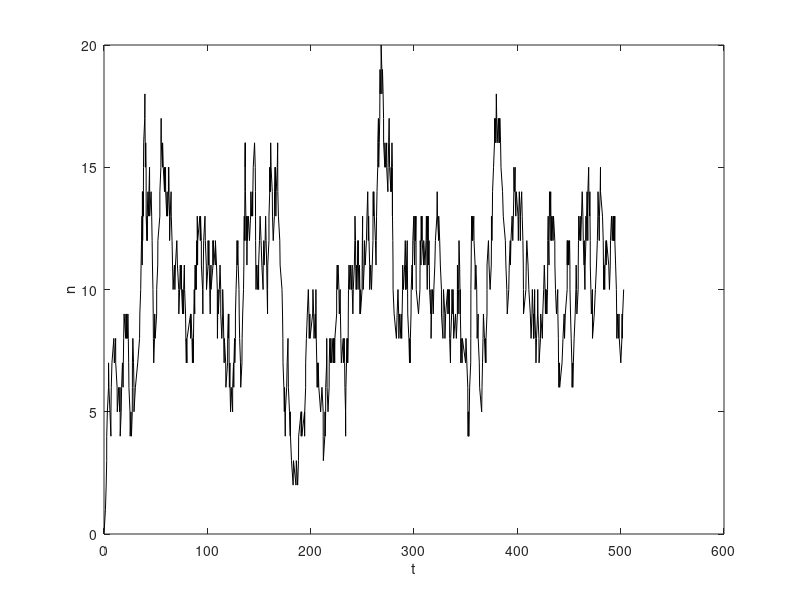

MATLAB code for this plot:
%%%%%%%%%%%
%
% In this example, I will show a simple implementation of the Gillespie
% algorithm. The example we will work on is a birth/death, or creation
% destruction, process. Two things can happen:
% 1 - the creation of a molecule/particle
% 2 - the destruction of a molecule/particle
% We will only consider one species of particles, and they will be
% independent of each other. We will monitor the overall count of
% particles, which we will call nn. (I am using two n, because otherwise
% when you want to find the variable in the code using the 'find' function,
% you will have a lot of trouble.)
%
% The general idea is that we first define the two 'reaction channels'.
% This means we define the events that will take place in the two cases of
% creation or destruction, which I will call 'reactions'. Each of these
% reactions has an associated 'reaction channel'. When the reaction channel
% is fired, a specific change happens in the system. The Gillespie
% simulation consists of stochastically determined series of individual
% firing events, where always exactly one reaction channel is executed
% exactly once. After each of these reactions, the 'propensities' of each
% channel to fire are calculated, to tell us how likely it is that for each
% reaction channel to be fired in the next reaction, and how long we will
% have to wait till then.
%
%%%%%%%%%%%
 
%%%% Definition of model parameters
% In the model we are using, two events can take place - the creation and
% the destruction of a molecule. The first one takes place at a constant
% rate:
 
kk = 1; % Constant rate of molecule creation
 
% The second one, destruction, happens at a rate that is proportional to
% the number of molecules that currently exist. This rate will later be
% multiplied with the number nn.
 
gamma = 0.1; % Destruction rate
 
%%%% Definition of general simulation parameters
% As a first thing, we have to set how many individual reactions should
% maximally be simulated
 
R_max = 1000; % maximal simulation steps
 
%%%% Preallocation of containers for the simulation time course
% To make the code more efficient, we 'pre-allocate' the variabels we will
% use to store the molecule counts and time points of our Gillespie
% simulation. This will make the code run faster - when MatLab has to
% change the size (number of elements) of a variable, what it will do is
% to destroy the old variable, make a new one in the right size and work
% with it. This is slow, and when it is done for every reaction step, we
% will make a very slow program. The way around it is to reserve enough
% space in a variable beforehand, and then save all the molecule counts and
% reaction times into there.
 
nn_cont = zeros(1,R_max+1); % Container for nn time course
tt_cont = zeros(1,R_max+1); % Container for time points of reactions
 
%%%% Pre-drawing of random numbers for simulation
% Very much like the pre-allocation of variables, we draw all the random
% numbers we will need beforehand. MatLab is fast at making large sets of
% numbers at once, while calling for these activities is very slow. So,
% what we want to do is call for the activity once, and have all the random
% numbers ready to work with later.
 
rand_nums = rand(2,R_max); % TWO random numbers for each reaction step
 
%%%% Definition of state changes for each reaction channel
% The next thing to define is the change in molecule number that occurs
% when a specific reaction channel is fired. We have two reaction channels,
% so we need two state changes, one for each reaction channel.
 
state_changes = [+1,-1];
 
% The first one is for the 'creation' reaction channel, where one molecule
% is added. The second one is for the 'destruction' channel, where one
% molecule is removed.
 
%%%% The actual simluation
% To simulate the time course, we now go step-by-steo from reaction to
% reaction, until we have reached the maximal number of reactions. As a
% first thing, we initialize our simulation at the time point 0
tt = 0; % current time
nn = 0; % current molecule count
 
% We also need a counter that tells us how many reactions have occured
% until now.
R_counter = 0; % reaction counter
 
% Now we can run a while loop, which is repeated until we reach the maximum
% number of reactions
while R_counter < R_max
 
R_counter = R_counter + 1; % Tell the counter one more reaction happened
 
% As a first thing, we need to calculate the propensities for both of
% the reaction channels to fire. Let us first allocate them, and then
% assign them, for clarity's sake
aa = zeros(1,2); % Pre-allocated propensity vector, no values yet
 
% Now, we assign the propensity for a molecule to be created. This
% happens at a constant rate, so that the propensity is also constant.
aa(1) = kk;
 
% Next, we assign the propensity for a molecule to be destroyed. This
% happens at a rate that is proportional to the number of currently
% existent molecules - two molecules are double as likely to lead to
% the destruction of a molecule than one molecule is.
aa(2) = gamma.*nn;
 
% Now we draw the waiting time till the next reaction channel is
% fired. For this we use one of the pre-drawn random numbers
deltat_t = -log(rand_nums(1,R_counter))./sum(aa);
 
% We also need to find out which of the reaction channels is fired at
% that time. For this we have to choose from the possible reaction
% channels, according to their relative propensity. The idea here is to
% construct an interval that ranges from 0 to 1, [0,1], which contains
% different segments that correspond to the different reaction
% channels. Then we draw a random number between 0 and 1, and dependent
% on which segments it falls into, we choose the reaction channel that
% is fired. It would look a little bit like this:
%
%   rand_num=0.5            x
%             0[-----------------------,---]1 <- interval with segments
%   channel               1              2
%
% Here the random number for choosing the reaction channel is roughly
% 0.5, which means we choose the weighted segment that covers the
% point 0.5 in the interval. Here, that would refer to reaction channel
% 1, so the next channel that would be fired would be channel 1.
%
% You might realize that channels that have a length of 0 could mess up
% this procedure, so we have to remove them from the following
% computation. It looks a little complicated, but it will avoid a lot
% of trouble in simulations that are more complicated than this simple
% example.
 
% So let us first get only the info from the valid reaction channels,
% that is the ones with >0 propensity.
 
valid_inds = aa > 0; % Find the indices that refer to valid reactions
valid_aa = aa(valid_inds); % Use only valid reactions
valid_changes = state_changes(valid_inds); % Use only valid changes
 
% Next, we can construct the intervals described above
 
selection_intvl = cumsum(valid_aa); % Cumulative sum
% Then, we have to normalize the interval to a [0,1]. We do this by
% division by the last element.
selection_intvl = selection_intvl./selection_intvl(end);
 
% What is left to do, is to pick the segment as described above, and
% execute the according reaction channel's change. The values in
% selection_intvl refer to the upper ends of the segments of the
% interval. So, what we really need to find is the segment, which has
% the smallest upper end that is greater than the random number.
 
% The following operation is simply an implementation of what I
% described above. It will probably not be immediately clear. Go to the
% the MatLab command line, and type 'help find', that should explain to
% you how this works in detail.
selected_ind = find(selection_intvl>rand_nums(2,R_counter),1,'first');
selected_change = valid_changes(selected_ind);
 
% To finish the loop, we apply the time and state change we
% stochastically determined above, and store the current state of the
% simulation into the pre-allocated storage variables.
 
tt = tt + deltat_t;
nn = nn + selected_change;
 
tt_cont(R_counter+1) = tt;
nn_cont(R_counter+1) = nn;
 
end
 
% Let us see what the outcome of this is
plot(tt_cont,nn_cont,'k-')
xlabel('t')
ylabel('n')